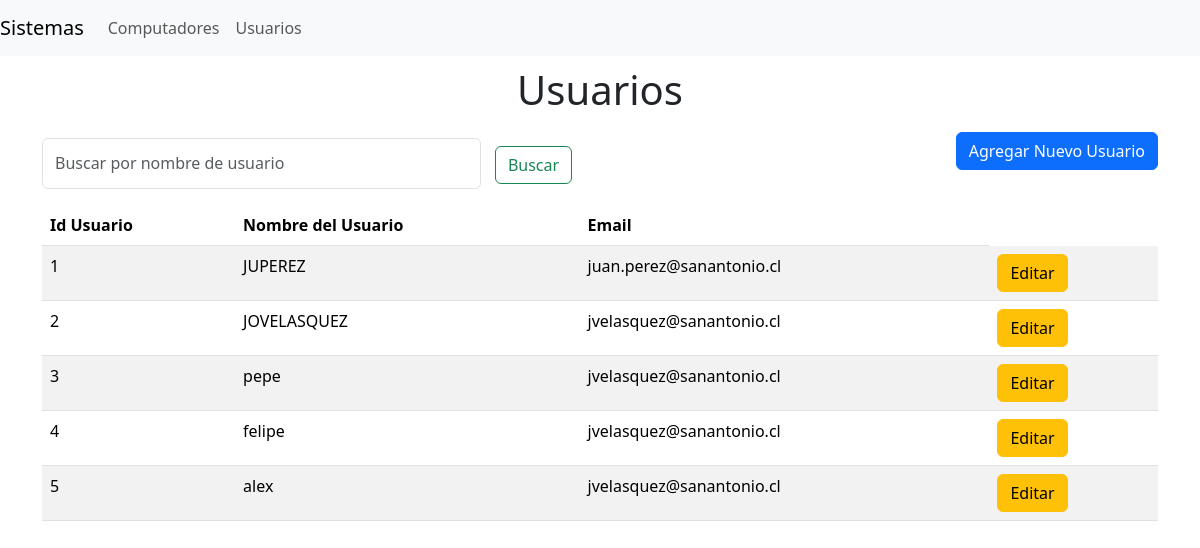
The page /usuarios on the database as committed earlier.
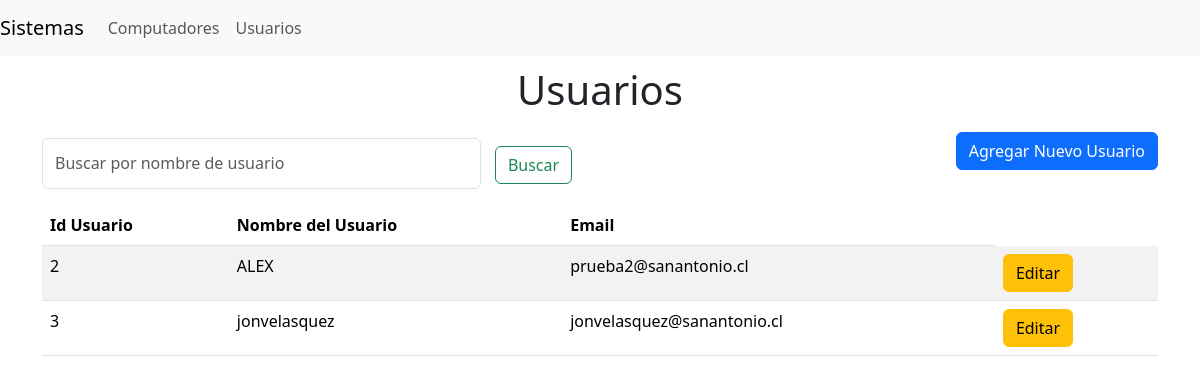
The same page on the database as committed later.
### tables this page shows
CREATE TABLE Usuario (
    Id_usuario INTEGER PRIMARY KEY AUTOINCREMENT,
    Nombre_user VARCHAR(100),
    Email VARCHAR(100)
);

### app.py (the view)
@app.route('/usuarios', methods=['GET'])
def usuarios():
    conn = get_db_connection()
    search_query = request.args.get('search', '')
    query = '''SELECT Usuario.Id_usuario, Usuario.Nombre_user, Usuario.Email FROM Usuario Where 1 = 1'''
    pcs = conn.execute("SELECT * FROM Pc").fetchall()
    params = []
    if search_query:
        query += ' AND Usuario.Nombre_user LIKE ?'
        params.extend(['%' + search_query + '%'])
    users = conn.execute(query, params).fetchall()
    conn.close()
    return render_template('usuarios.html', users=users, pcs=pcs)

### app.py (called while the page is built)
def get_db_connection():
    conn = sqlite3.connect('database.db')
    conn.row_factory = sqlite3.Row
    return conn

### templates/usuarios.html (shortened to what this page needs)
{% extends 'base.html' %}
{% block head %}
<link rel="stylesheet" href="{{ url_for('static', filename='css/style_usuarios.css') }}">
{% endblock %}
{% block content %}
<h1>Usuarios</h1>
<div class="head">
    <div class="filtros">
        <form method="get" action="{{ url_for('usuarios') }}">
            <div class="filtroSistema">
                <input class="form-control me-2" type="search" name="search" placeholder="Buscar por nombre de usuario" aria-label="Search" value="{{ request.args.get('search', '') }}">
                <button class="btn btn-outline-success mt-2" type="submit">Buscar</button>
            </div>
        </form>
    </div>
    <div class="Botones_Usuario">
        <button class="btn btn-primary" data-bs-toggle="modal" data-bs-target="#ModalAgregarUsuario">Agregar Nuevo Usuario</button>
    </div>
</div>
{% if users %}
<table class="table table-responsive-md table-striped mt-3" >
    <thead>
        <tr>
            <th>Id Usuario</th>
            <th>Nombre del Usuario</th>
            <th>Email</th>
        </tr>
    </thead>
    <tbody>
        {% for row in users %}
        <tr>
            <td>{{ row['Id_usuario'] }}</td>
            <td>{{ row['Nombre_user'] }}</td>
            <td>{{ row['email'] }}</td>
            <td>
                <a href="{{ url_for('editar_usuario', id=row['Id_usuario']) }}" class="btn btn-warning">Editar</a>
            </td>
        </tr>
        {% endfor %}
    </tbody>
</table>
{% else %}
<tr>
    <div class="alert alert-danger" role="alert">
        No existen registros.
    </div>
</tr>
{% endif %}
{% endblock %}

### templates/base.html (shortened to what this page needs)
<!doctype html>
<html lang="en">
<head>
  {% block head %} {% endblock %}
  <link href="https://cdn.jsdelivr.net/npm/bootstrap@5.3.3/dist/css/bootstrap.min.css" rel="stylesheet"
>
</head>
<body>
  <nav class="navbar navbar-expand-md navbar-light bg-light">
    <a class="navbar-brand" href="{{ url_for('index')}}">Sistemas</a>
    <div class="collapse navbar-collapse" id="navbarNav">
      <ul class="navbar-nav">
        <li class="nav-item active">
          <a class="nav-link" href="{{url_for('computadores')}}">Computadores</a>
        </li>
        <li class="nav-item active">
          <a class="nav-link" href="{{url_for('usuarios')}}">Usuarios</a>
        </li>
      </ul>
    </div>
  </nav>
  <div class="container">
    {% block content %} {% endblock %}
  </div>
</body>
</html>

### static/css/style_usuarios.css (style rules this page uses)
h1 { text-align: center; padding: 10px; }
.filtros { background-color: rgb(255, 255, 255); width: 50%; }
.filtroSistema { margin-top: 1%; display: flex; flex-direction: row; background-color: rgb(255, 255, 255); width: 100%; }
.filtroSistema > button { margin: 1% 5% 1% 1%; }
.head { display: flex; width: 100%; justify-content: space-between; }
.Botones_Usuario { display: flex; flex-direction: column; justify-content: space-between; }

Rows that differ between the two databases and show on the page:
removed Usuario: Id_usuario "1", Nombre_user "JUPEREZ", email "juan.perez@sanantonio.cl"
removed Usuario: Id_usuario "4", Nombre_user "felipe", email "jvelasquez@sanantonio.cl"
removed Usuario: Id_usuario "5", Nombre_user "alex", email "jvelasquez@sanantonio.cl"
changed Usuario id 2: Nombre_user "JOVELASQUEZ" → "ALEX"; email "jvelasquez@sanantonio.cl" → "prueba2@sanantonio.cl"
changed Usuario id 3: Nombre_user "pepe" → "jonvelasquez"; email "jvelasquez@sanantonio.cl" → "jonvelasquez@sanantonio.cl"
